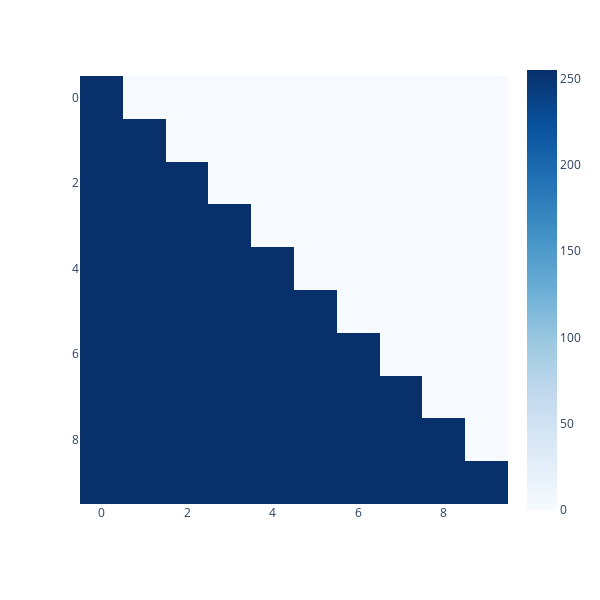

This figure's notebook cell:
### Code cell
def clones(module, N):
    "Produce N identical layers."
    return nn.ModuleList([copy.deepcopy(module) for _ in range(N)])


class ScaledDotProductAttention(nn.Module):
    "Compute 'Scaled Dot Product Attention'"
    def __init__(self):
        super(ScaledDotProductAttention, self).__init__()

    def forward(self,query, key, value, mask=None, dropout=None):
        d_k = query.size(-1)
        scores = query@key.transpose(-2,-1) / math.sqrt(d_k)     
        print("q,k,v shape",query.shape,key.shape,value.shape)
        if mask is not None:
            print("scores shape,mask shape",scores.shape,mask.shape)
            scores = scores.masked_fill(mask == 0, -1e20)
        p_attn = F.softmax(scores, dim = -1)
        print("p_attn.shape",p_attn.shape)
        if dropout is not None:
            p_attn = dropout(p_attn)
        return p_attn@value, p_attn

class MultiHeadAttention(nn.Module):
    def __init__(self, h, d_model, dropout=0.1):
        "Take in model size and number of heads."
        super(MultiHeadAttention, self).__init__()
        assert d_model % h == 0 # 保证h能整除输入tensor的向量维度
        # We assume d_v always equals d_k
        self.d_k = d_model // h # 每个头的向量维度
        self.h = h
        self.linears = clones(nn.Linear(d_model, d_model), 4)
        self.attn = None #记录 attention矩阵结果
        self.dropout = nn.Dropout(p=dropout)
        self.attention = ScaledDotProductAttention()
        
    def forward(self, query, key, value, mask=None):
        if mask is not None:
            # Same mask applied to all h heads.
            mask = mask.unsqueeze(1)
        nbatches = query.size(0)
        
        # 1) Do all the linear projections in batch from d_model => h x d_k 
        query =  self.linears[0](query).view(nbatches, -1, self.h, self.d_k).transpose(1, 2)
        key =  self.linears[1](key).view(nbatches, -1, self.h, self.d_k).transpose(1, 2)
        value  =  self.linears[2](value).view(nbatches, -1, self.h, self.d_k).transpose(1, 2)
        # query, key, value = [
        #     l(x).view(nbatches, -1, self.h, self.d_k).transpose(1, 2)
        #      for l, x in zip(self.linears, (query, key, value))
        # ]
        
        # 2) Apply attention on all the projected vectors in batch. 
        x, self.attn = self.attention(query, key, value, mask=mask, 
                                 dropout=self.dropout)
        
        # 3) "Concat" using a view and apply a final linear. 
        x = x.transpose(1, 2).contiguous() \
             .view(nbatches, -1, self.h * self.d_k)
        return self.linears[-1](x)


#为了让训练过程与解码过程信息流一致，遮挡tgt序列后面元素，设置其注意力为0
def tril_mask(data):
    "Mask out future positions."
    size = data.size(-1) #size为序列长度
    full = torch.full((1,size,size),1,dtype=torch.int,device=data.device)
    mask = torch.tril(full).bool() 
    return mask


#设置对<PAD>的注意力为0
def pad_mask(data, pad=0):
    "Mask out pad positions."
    mask = (data!=pad).unsqueeze(-2)
    return mask 


#计算一个batch数据的src_mask和tgt_mask
class MaskedBatch:
    "Object for holding a batch of data with mask during training."
    def __init__(self, src, tgt=None, pad=0):
        self. = 
        self.src_mask = pad_mask(,pad)
        if tgt is not None:
            self.tgt = tgt[:,:-1] #训练时,拿tgt的每一个词输入,去预测下一个词,所以最后一个词无需输入
            self.tgt_y = tgt[:, 1:] #第一个总是<SOS>无需预测，预测从第二个词开始
            self.tgt_mask = \
                self.make_tgt_mask(self.tgt, pad)
            self.ntokens = (self.tgt_y!= pad).sum() 
    
    @staticmethod
    def make_tgt_mask(tgt, pad):
        "Create a mask to hide padding and future words."
        tgt_pad_mask = pad_mask(tgt,pad)
        tgt_tril_mask = tril_mask(tgt)
        tgt_mask = tgt_pad_mask & (tgt_tril_mask)
        return tgt_mask
    

import plotly.express as px 
# 测试tril_mask 
mask = tril_mask(torch.zeros(1,10)) #序列长度为10
#sns.heatmap(mask[0],cmap=sns.cm.rocket);
px.imshow(mask[0],color_continuous_scale="blues",height=600,width=600)

### Figure 1 — Plotly figure (JSON) as saved in the notebook; plotly's stock layout.template omitted (floating-point values rounded to 4 significant figures)
{"data": [{"coloraxis": "coloraxis", "hovertemplate": "x: %{x}<br>y: %{y}<br>color: %{z}<extra></extra>", "name": "0", "type": "heatmap", "xaxis": "x", "yaxis": "y", "z": [[255, 0, 0, 0, 0, 0, 0, 0, 0, 0], [255, 255, 0, 0, 0, 0, 0, 0, 0, 0], [255, 255, 255, 0, 0, 0, 0, 0, 0, 0], [255, 255, 255, 255, 0, 0, 0, 0, 0, 0], [255, 255, 255, 255, 255, 0, 0, 0, 0, 0], [255, 255, 255, 255, 255, 255, 0, 0, 0, 0], [255, 255, 255, 255, 255, 255, 255, 0, 0, 0], [255, 255, 255, 255, 255, 255, 255, 255, 0, 0], [255, 255, 255, 255, 255, 255, 255, 255, 255, 0], [255, 255, 255, 255, 255, 255, 255, 255, 255, 255]]}], "layout": {"coloraxis": {"colorscale": [[0, "rgb(247,251,255)"], [0.125, "rgb(222,235,247)"], [0.25, "rgb(198,219,239)"], [0.375, "rgb(158,202,225)"], [0.5, "rgb(107,174,214)"], [0.625, "rgb(66,146,198)"], [0.75, "rgb(33,113,181)"], [0.875, "rgb(8,81,156)"], [1, "rgb(8,48,107)"]]}, "height": 600, "margin": {"t": 60}, "width": 600, "xaxis": {"anchor": "y", "constrain": "domain", "domain": [0, 1], "scaleanchor": "y"}, "yaxis": {"anchor": "x", "autorange": "reversed", "constrain": "domain", "domain": [0, 1]}}}
